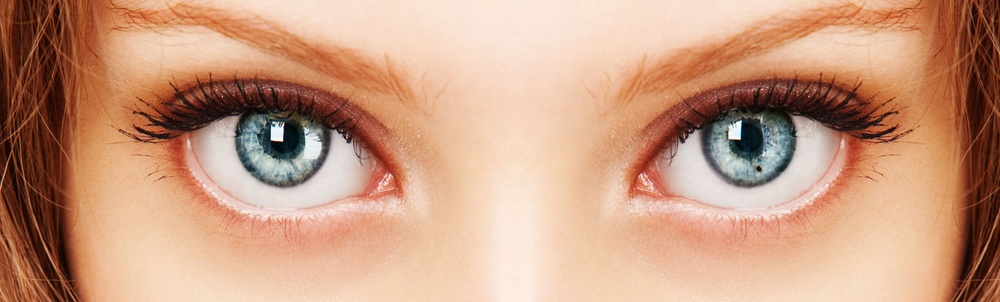
#> input picture eyes.jpg, 1000 x 302 px, shrunk from 1903 x 575 before the run
$ jupyter execute FeatureDetDescp2.ipynb
#> lines starting #> are read from the running program, lines starting #| are printed output that depends on the picture; after the words box and inside, x2 and y2 are one past the last pixel; in counts of white or black regions, pixels touching at a corner belong together
[cell 1]
# Circle Detection using OpenCV | Python
import cv2
import numpy as np
img = cv2.imread('eyes.jpg',cv2.IMREAD_COLOR)
#> img is the input picture: shape (302, 1000, 3); mean B, G, R 129, 155.4, 201.3
gray = cv2.cvtColor(img, cv2.COLOR_BGR2GRAY)
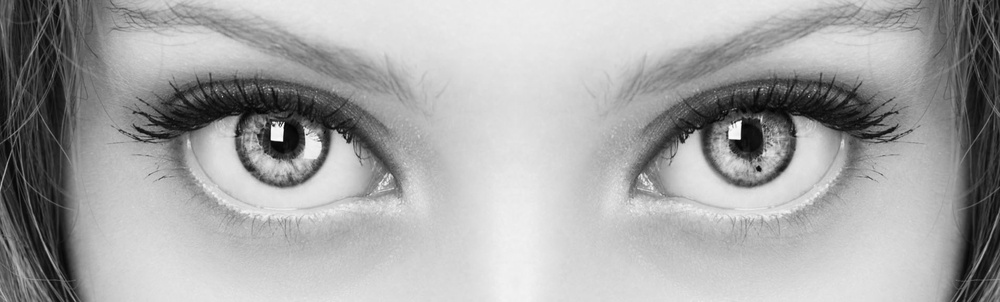
#> gray: shape (302, 1000); min 2, max 254, mean 166.1
gray_blurred = cv2.blur(gray,(3,3))
detected_circles = cv2.HoughCircles(gray_blurred,
                                    cv2.HOUGH_GRADIENT,1,20,param1 = 50,
                                    param2 = 30, minRadius=1, maxRadius = 40)
#> detected_circles = 27 rows, first 8: [285.5, 147.5, 39.4], [749.5, 142.5, 39.4], [839.5, 103.5, 27.1], [663.5, 103.5, 35], [369.5, 97.5, 35], [952.5, 110.5, 38.3], [235.5, 150.5, 39.4], [47.5, 76.5, 25]
if detected_circles is not None:
    detected_circles = np.uint16(np.around(detected_circles))
#> detected_circles = 27 rows, first 8: [286, 148, 39], [750, 142, 39], [840, 104, 27], [664, 104, 35], [370, 98, 35], [952, 110, 38], [236, 150, 39], [48, 76, 25]
    for pt in detected_circles[0,:]:
        a,b,r = pt[0],pt[1],pt[2]
        cv2.circle(img,(a,b),r,(0,255,0),2)
        cv2.circle(img,(a,b),1,(0,255,0),3)
        cv2.imshow("Detected circle",img)
        cv2.waitKey(0)
#> this loop made 27 passes
#> (a, b, r) on passes 1 to 12: (286, 148, 39), (750, 142, 39), (840, 104, 27), (664, 104, 35), (370, 98, 35), (952, 110, 38), (236, 150, 39), (48, 76, 25), (806, 112, 32), (816, 144, 37), (34, 224, 19), (50, 148, 27)
#> pass 1, `cv2.imshow("Detected circle",img)`:
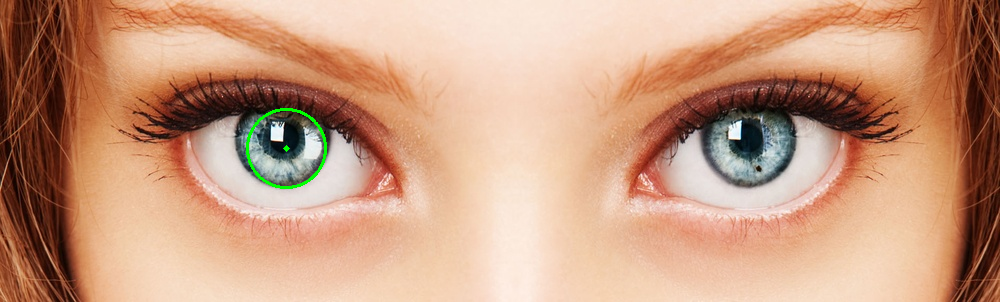
#> window 'Detected circle': shape (302, 1000, 3); mean B, G, R 128.7, 155.8, 201.1
#> pass 2, `cv2.imshow("Detected circle",img)`:
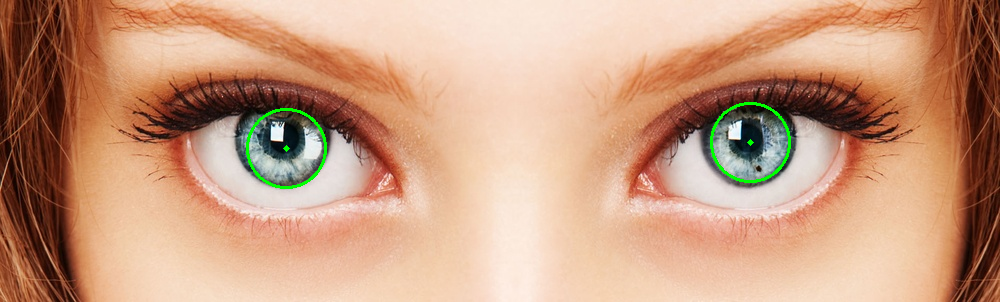
#> window 'Detected circle': shape (302, 1000, 3); mean B, G, R 128.5, 156.3, 200.9
#> after the loop:
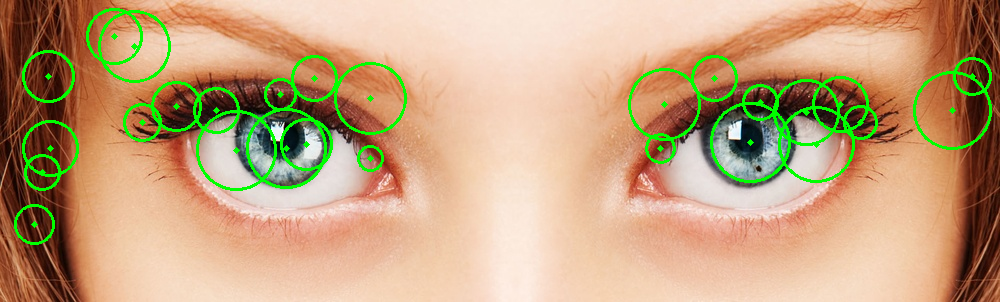
#> img: shape (302, 1000, 3); 4.42% of pixels changed, all inside (x1, y1, x2, y2) = (14, 8, 992, 245)
